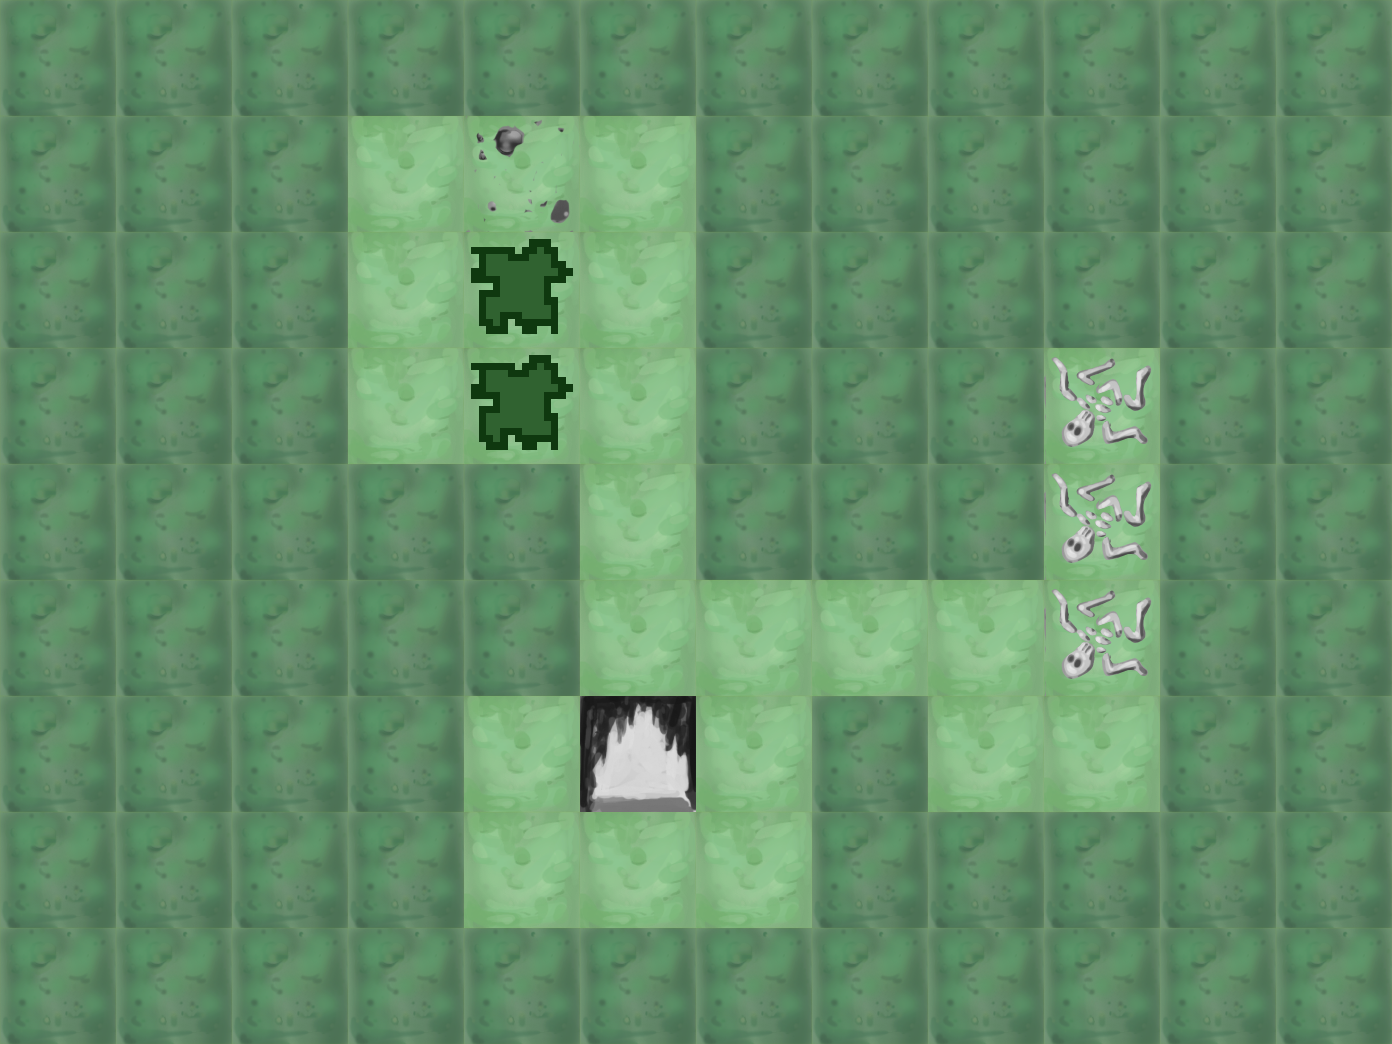

This is a level from a 2D game, rendered from its Tiled map with the project's own tilesets. A one-line summary and the complete map file follow:
An orthogonal 12x9 tile map with 116x116 px tiles, 3 tile layers (Tile Layer 1, Tile Layer 2, Tile Layer 3), 3 tilesets.

<map version="1.0" orientation="orthogonal" renderorder="right-down" width="12" height="9" tilewidth="116" tileheight="116" nextobjectid="1">
 <tileset firstgid="1" name="tile" tilewidth="116" tileheight="116" tilecount="20" columns="20">
  <image source="../images/tile.png" width="2320" height="116" />
 </tileset>
 <tileset firstgid="21" name="stuff" tilewidth="116" tileheight="116" tilecount="6" columns="6">
  <image source="../images/stuff.png" width="696" height="116" />
 </tileset>
 <tileset firstgid="27" name="triggers" tilewidth="116" tileheight="116" tilecount="6" columns="6">
  <image source="../images/triggers.png" width="696" height="116" />
 </tileset>
 <layer name="Tile Layer 1" width="12" height="9">
  <data encoding="csv">
12,12,12,12,12,12,12,12,12,12,12,12,
12,12,12,10,10,10,12,12,12,12,12,12,
12,12,12,10,10,10,12,12,12,12,12,12,
12,12,12,10,10,10,12,12,12,10,12,12,
12,12,12,12,12,10,12,12,12,10,12,12,
12,12,12,12,12,10,10,10,10,10,12,12,
12,12,12,12,10,10,10,12,10,10,12,12,
12,12,12,12,10,10,10,12,12,12,12,12,
12,12,12,12,12,12,12,12,12,12,12,12
</data>
 </layer>
 <layer name="Tile Layer 2" width="12" height="9">
  <data encoding="csv">
0,0,0,0,0,0,0,0,0,0,0,0,
0,0,0,0,0,0,0,0,0,0,0,0,
0,0,0,0,21,0,0,0,0,0,0,0,
0,0,0,0,21,0,0,0,0,0,0,0,
0,0,0,0,0,0,0,0,0,0,0,0,
0,0,0,0,0,0,0,0,0,0,0,0,
0,0,0,0,0,21,0,0,0,0,0,0,
0,0,0,0,0,0,0,0,0,0,0,0,
0,0,0,0,0,0,0,0,0,0,0,0
</data>
 </layer>
 <layer name="Tile Layer 3" width="12" height="9">
  <data encoding="csv">
0,0,0,0,0,0,0,0,0,0,0,0,
0,0,0,0,27,0,0,0,0,0,0,0,
0,0,0,0,0,0,0,0,0,0,0,0,
0,0,0,0,0,0,0,0,0,28,0,0,
0,0,0,0,0,0,0,0,0,28,0,0,
0,0,0,0,0,0,0,0,0,28,0,0,
0,0,0,0,0,31,0,0,0,0,0,0,
0,0,0,0,0,0,0,0,0,0,0,0,
0,0,0,0,0,0,0,0,0,0,0,0
</data>
 </layer>
</map>